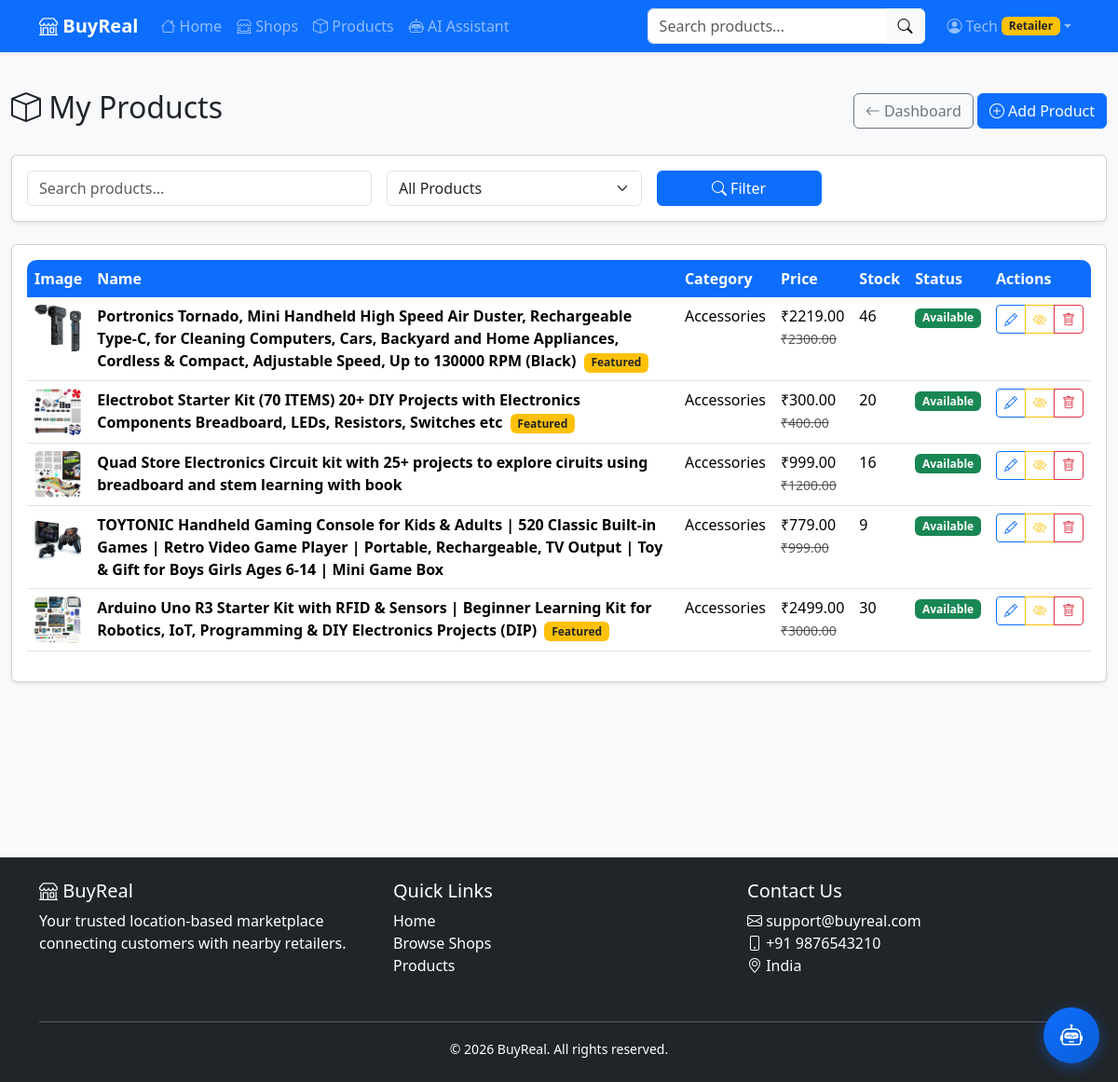
Page /products/my-products/ (signed in) on the committed database.
### users/models.py (models this page shows, shortened)
class CustomUser(AbstractUser):
    ROLE_CHOICES = (
        ('customer', 'Customer'),
        ('retailer', 'Retailer'),
    )
    role = models.CharField(max_length=10, choices=ROLE_CHOICES, default='customer')
    phone = models.CharField(validators=[phone_regex], max_length=17, blank=True, null=True)
    address = models.TextField(blank=True, null=True)
    city = models.CharField(max_length=100, blank=True, null=True)
    state = models.CharField(max_length=100, blank=True, null=True)
    pincode = models.CharField(max_length=10, blank=True, null=True)
    latitude = models.DecimalField(max_digits=9, decimal_places=6, blank=True, null=True)
    longitude = models.DecimalField(max_digits=9, decimal_places=6, blank=True, null=True)
    profile_picture = models.ImageField(upload_to='profile_pics/', blank=True, null=True)
    created_at = models.DateTimeField(auto_now_add=True)
    updated_at = models.DateTimeField(auto_now=True)
    class Meta:
        verbose_name = 'User'
        verbose_name_plural = 'Users'

### products/models.py (models this page shows, shortened)
class Product(models.Model):
    shop = models.ForeignKey(
        Shop,
        on_delete=models.CASCADE,
        related_name='products'
    )
    name = models.CharField(max_length=200)
    description = models.TextField()
    category = models.ForeignKey(
        ProductCategory,
        on_delete=models.SET_NULL,
        null=True,
        blank=True,
        related_name='products'
    )
    price = models.DecimalField(max_digits=10, decimal_places=2)
    compare_price = models.DecimalField(
        max_digits=10,
        decimal_places=2,
        blank=True,
        null=True,
        help_text="Original price before discount"
    )
    stock = models.PositiveIntegerField(default=0)
    low_stock_threshold = models.PositiveIntegerField(
        default=5,
        help_text="Alert when stock falls below this"
    )
    sku = models.CharField(max_length=50, blank=True, null=True)
    barcode = models.CharField(max_length=50, blank=True, null=True)
    weight = models.DecimalField(
        max_digits=10,
        decimal_places=2,
        blank=True,
        null=True,
        help_text="Weight in grams"
    )
    image = models.ImageField(
        upload_to='product_images/',
        blank=True,
        null=True,
        help_text="Product image (JPG, PNG, GIF)"
    )
    is_available = models.BooleanField(default=True)
    is_featured = models.BooleanField(default=False)
    created_at = models.DateTimeField(auto_now_add=True)
    updated_at = models.DateTimeField(auto_now=True)
    class Meta:
        ordering = ['-created_at']
    @property
    def in_stock(self):
        return self.stock > 0 and self.is_available
    @property
    def is_low_stock(self):
        return self.stock <= self.low_stock_threshold

class ProductCategory(models.Model):
    name = models.CharField(max_length=100)
    parent = models.ForeignKey(
        'self',
        on_delete=models.CASCADE,
        null=True,
        blank=True,
        related_name='subcategories'
    )
    description = models.TextField(blank=True, null=True)
    icon = models.CharField(max_length=50, blank=True, null=True)
    is_active = models.BooleanField(default=True)
    class Meta:
        verbose_name_plural = 'Product Categories'
        ordering = ['name']

### products/views.py (the view)
# urls.py: path('my-products/', views.my_products, name='my_products'),
@login_required
def my_products(request):
    if request.user.role != 'retailer':
        messages.error(request, 'Access denied.')
        return redirect('home')
    try:
        shop = request.user.shop
    except Shop.DoesNotExist:
        messages.info(request, 'Please create your shop first.')
        return redirect('shops:create_shop')
    products = shop.products.all().select_related('category')
    search = request.GET.get('search', '').strip()
    availability = request.GET.get('availability', '')
    if search:
        products = products.filter(
            Q(name__icontains=search) | Q(sku__icontains=search)
        )
    if availability == 'available':
        products = products.filter(is_available=True, stock__gt=0)
    elif availability == 'out_of_stock':
        products = products.filter(Q(is_available=False) | Q(stock=0))
    return render(request, 'products/my_products.html', {
        'products': products,
        'shop': shop,
        'search_query': search,
        'availability_filter': availability
    })

### orders/context_processors.py (called while the page is built)
def cart_count(request):
    count = 0
    if request.user.is_authenticated:
        try:
            if hasattr(request.user, 'role') and request.user.role == 'customer':
                if hasattr(request.user, 'cart'):
                    count = request.user.cart.total_items
        except Exception:
            count = 0
    return {'cart_count': count}

### templates/products/my_products.html (shortened to what this page needs)
{% extends 'base.html' %}
{% block content %}
<div class="container-fluid py-4">
    <div class="d-flex justify-content-between align-items-center mb-4">
        <h2><i class="bi bi-box"></i> My Products</h2>
        <div>
            <a href="{% url 'shops:retailer_dashboard' %}" class="btn btn-outline-secondary">
                <i class="bi bi-arrow-left"></i> Dashboard
            </a>
            {% if shop.status == 'approved' %}
                <a href="{% url 'products:add_product' %}" class="btn btn-primary">
                    <i class="bi bi-plus-circle"></i> Add Product
                </a>
            {% endif %}
        </div>
    </div>
    <div class="card shadow-sm mb-4">
        <div class="card-body">
            <form method="get" class="row g-3">
                <div class="col-md-4">
                    <input type="text" name="search" class="form-control" placeholder="Search products..." value="{{ search_query }}">
                </div>
                <div class="col-md-3">
                    <select name="availability" class="form-select">
                        <option value="">All Products</option>
                    </select>
                </div>
                <div class="col-md-2">
                    <button type="submit" class="btn btn-primary w-100">
                        <i class="bi bi-search"></i> Filter
                    </button>
                </div>
            </form>
        </div>
    </div>
    <div class="card shadow-sm">
        <div class="card-body">
            <div class="table-responsive">
                <table class="table table-hover">
                    <thead>
                        <tr>
                            <th>Image</th>
                            <th>Name</th>
                            <th>Category</th>
                            <th>Price</th>
                            <th>Stock</th>
                            <th>Status</th>
                            <th>Actions</th>
                        </tr>
                    </thead>
                    <tbody>
                        {% for product in products %}
                            <tr>
                                <td>
                                    {% if product.image %}
                                        <img src="{{ product.image.url }}" alt="{{ product.name }}" style="width: 50px; height: 50px; object-fit: cover;" class="rounded">
                                    {% else %}
                                        <div class="bg-light rounded d-flex align-items-center justify-content-center" style="width: 50px; height: 50px;">
                                            <i class="bi bi-image text-muted"></i>
                                        </div>
                                    {% endif %}
                                </td>
                                <td>
                                    <strong>{{ product.name }}</strong>
                                    {% if product.is_featured %}
                                        <span class="badge bg-warning text-dark ms-1">Featured</span>
                                    {% endif %}
                                </td>
                                <td>{{ product.category.name|default:"-" }}</td>
                                <td>
                                    ₹{{ product.price }}
                                    {% if product.compare_price %}
                                        <br><small class="text-muted text-decoration-line-through">₹{{ product.compare_price }}</small>
                                    {% endif %}
                                </td>
                                <td>
                                    <span class="{% if product.is_low_stock %}text-warning{% endif %}">
                                        {{ product.stock }}
                                    </span>
                                </td>
                                <td>
                                    {% if product.in_stock %}
                                        <span class="badge bg-success">Available</span>
                                    {% else %}
                                        <span class="badge bg-secondary">Unavailable</span>
                                    {% endif %}
                                </td>
                                <td>
                                    <div class="btn-group">
                                        <a href="{% url 'products:edit_product' product.id %}" class="btn btn-sm btn-outline-primary" title="Edit">
                                            <i class="bi bi-pencil"></i>
                                        </a>
                                        <a href="{% url 'products:toggle_availability' product.id %}" class="btn btn-sm btn-outline-warning" title="Toggle Availability">
                                            {% if product.is_available %}
                                                <i class="bi bi-eye-slash"></i>
                                            {% else %}
                                                <i class="bi bi-eye"></i>
                                            {% endif %}
                                        </a>
                                        <a href="{% url 'products:delete_product' product.id %}" class="btn btn-sm btn-outline-danger delete-btn" title="Delete">
                                            <i class="bi bi-trash"></i>
                                        </a>
                                    </div>
                                </td>
                            </tr>
                        {% endfor %}
                    </tbody>
                </table>
            </div>
        </div>
    </div>
</div>
{% endblock %}

### templates/navbar.html (shortened to what this page needs)
{% load static %}
<nav class="navbar navbar-expand-lg navbar-dark bg-primary shadow-sm sticky-top">
    <div class="container">
        <a class="navbar-brand fw-bold" href="{% url 'home' %}">
            <i class="bi bi-shop"></i> BuyReal
        </a>
        <div class="collapse navbar-collapse" id="navbarNav">
            <ul class="navbar-nav me-auto mb-2 mb-lg-0">
                <li class="nav-item">
                    <a class="nav-link" href="{% url 'home' %}">
                        <i class="bi bi-house"></i> Home
                    </a>
                </li>
                <li class="nav-item">
                    <a class="nav-link" href="{% url 'shops:shop_list' %}">
                        <i class="bi bi-shop-window"></i> Shops
                    </a>
                </li>
                <li class="nav-item">
                    <a class="nav-link" href="{% url 'products:product_list' %}">
                        <i class="bi bi-box"></i> Products
                    </a>
                </li>
                {% if user.is_authenticated %}
                <li class="nav-item">
                    <a class="nav-link" href="{% url 'ai_services:chatbot_page' %}">
                        <i class="bi bi-robot"></i> AI Assistant
                    </a>
                </li>
                {% endif %}
            </ul>
            <form class="d-flex me-3 position-relative" action="{% url 'products:product_list' %}" method="GET" id="searchForm">
                <div class="input-group">
                    <input class="form-control" type="search" name="search" id="searchInput" placeholder="Search products..." aria-label="Search" value="{{ request.GET.search }}" autocomplete="off">
                    <button class="btn btn-light" type="submit">
                        <i class="bi bi-search"></i>
                    </button>
                </div>
            </form>
            <ul class="navbar-nav">
                {% if user.is_authenticated %}
                    <li class="nav-item dropdown">
                        <a class="nav-link dropdown-toggle d-flex align-items-center" href="#" id="userDropdown" role="button" data-bs-toggle="dropdown" aria-expanded="false">
                            <i class="bi bi-person-circle me-1"></i>
                            <span class="d-none d-md-inline">{{ user.first_name|default:user.username }}</span>
                            {% if user.role == 'retailer' %}
                                <span class="badge bg-warning text-dark ms-1 d-none d-md-inline">Retailer</span>
                            {% elif user.is_superuser %}
                                <span class="badge bg-danger ms-1 d-none d-md-inline">Admin</span>
                            {% endif %}
                        </a>
                    </li>
                {% endif %}
            </ul>
        </div>
    </div>
</nav>

### static/css/style.css (style rules this page uses)
:root { --primary-color: #0d6efd; --secondary-color: #6c757d; --success-color: #198754; --warning-color: #ffc107; --danger-color: #dc3545; --dark-color: #212529; --light-color: #f8f9fa; }
body { font-family: 'Segoe UI', Tahoma, Geneva, Verdana, sans-serif; background-color: #f8f9fa; }
.card { transition: transform 0.3s ease, box-shadow 0.3s ease; }
.table-responsive { border-radius: 10px; overflow: hidden; }
.table thead th { background-color: var(--primary-color); color: white; font-weight: 600; border: none; }

### rows in the picture
CustomUser: first_name "Tech"
Product: image (picture), name "Portronics Tornado, Mini Handheld High Speed Air Duster, Rechargeable Type-C, for Cleaning Computers, Cars, Backyard and Home Appliances, Cordless & Compact, Adjustable Speed, Up to 130000 RPM (Black)", is_featured "Featured", category.name "Accessories", price "2219.00", compare_price "2300.00", stock "46", is_available "Available"
Product: image (picture), name "Electrobot Starter Kit (70 ITEMS) 20+ DIY Projects with Electronics Components Breadboard, LEDs, Resistors, Switches etc", is_featured "Featured", category.name "Accessories", price "300.00", compare_price "400.00", stock "20", is_available "Available"
Product: image (picture), name "Quad Store Electronics Circuit kit with 25+ projects to explore ciruits using breadboard and stem learning with book", category.name "Accessories", price "999.00", compare_price "1200.00", stock "16", is_available "Available"
Product: image (picture), name "TOYTONIC Handheld Gaming Console for Kids & Adults | 520 Classic Built-in Games | Retro Video Game Player | Portable, Rechargeable, TV Output | Toy & Gift for Boys Girls Ages 6-14 | Mini Game Box", category.name "Accessories", price "779.00", compare_price "999.00", stock "9", is_available "Available"
Product: image (picture), name "Arduino Uno R3 Starter Kit with RFID & Sensors | Beginner Learning Kit for Robotics, IoT, Programming & DIY Electronics Projects (DIP)", is_featured "Featured", category.name "Accessories", price "2499.00", compare_price "3000.00", stock "30", is_available "Available"
